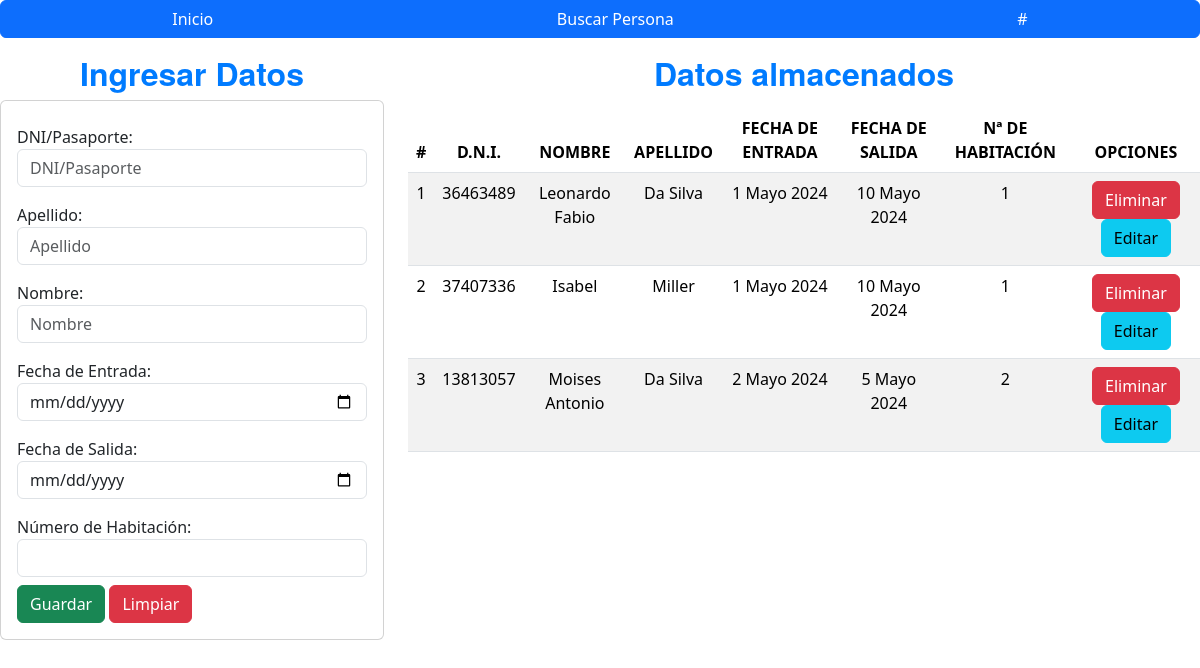
Before: / with the older database file.
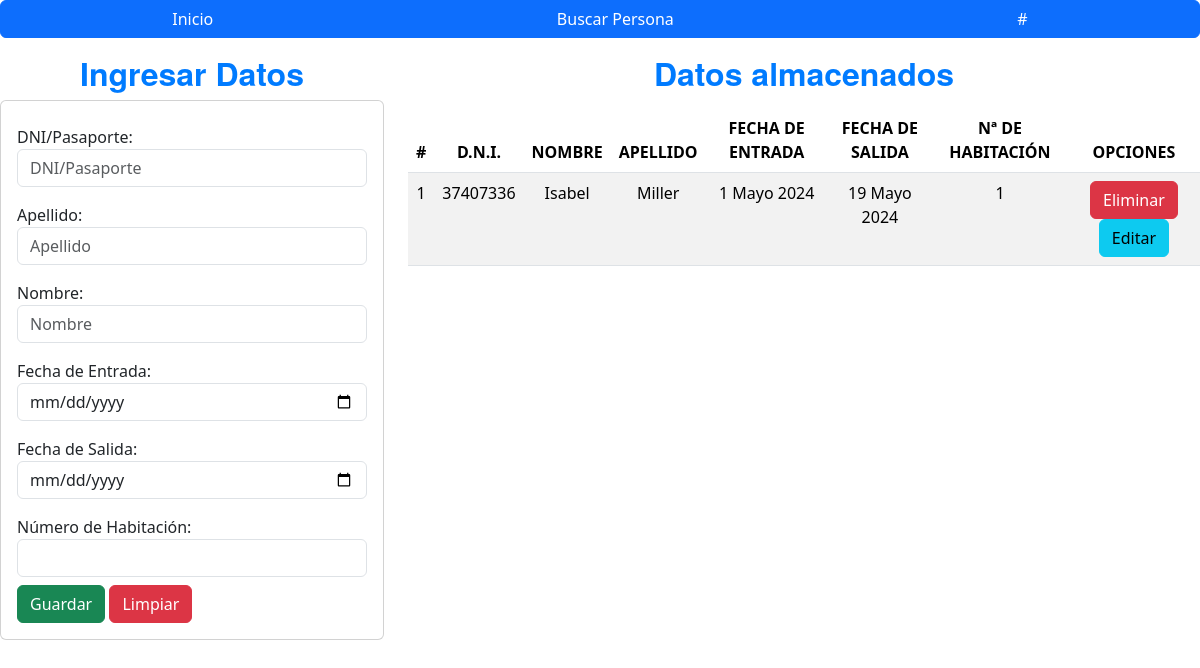
After: the same page with the newer database file.
### registrosABM/models.py (models this page shows, shortened)
class Persona(models.Model):
    nombre = models.CharField(max_length=50)
    apellido = models.CharField(max_length=8)
    dni_pasaporte = models.CharField(max_length=20)
    fecha_entrada = models.DateField(null=True, blank=True)
    fecha_salida = models.DateField(null=True, blank=True)
    numero_habitacion = models.PositiveIntegerField(null=True, blank=True)

### registrosABM/views.py (the view)
# urls.py: 2. Add a URL to urlpatterns:  path('', views.home, name='home')
def home(request):
    registrosListados = Persona.objects.all()
    return render(request, "registrosListados.html", {"registros": registrosListados})

### registrosABM/templates/registrosListados.html (shortened to what this page needs)
{% extends "./base.html" %}
{% block body %}
<div class="row">
    <div class="col-sm-12 col-md-6 col-lg-4 col-xl-4">
        <h2 style="text-align: center; font-family: 'Helvetica Neue', sans-serif; font-weight: bold; color: #007bff;">Ingresar Datos</h2>
        <div class="class card">
            <div class="card-body">
                <form action="/registrarPersona/" method="POST" id="registrarPersonaForm">
                    <div class="form-group py-2">
                        <label for="dni">DNI/Pasaporte:</label>
                        <input type="text" id="dni_pasaporte" name="dni_pasaporte" class="form-control" placeholder="DNI/Pasaporte" minlength="7" maxlength="8" required>
                    </div>
                    <div class="form-group py-2">
                        <label for="apellido">Apellido:</label>
                        <input type="text" id="apellido" name="apellido" class="form-control" placeholder="Apellido" maxlength="50" required>
                    </div>
                    <div class="form-group py-2">
                        <label for="nombre">Nombre:</label>
                        <input type="text" id="nombre" name="nombre" class="form-control" placeholder="Nombre" maxlength="50" required>
                    </div>
                    <div class="form-group py-2">
                        <label for="fecha_entrada">Fecha de Entrada:</label>
                        <input type="date" id="fecha_entrada" name="fecha_entrada" class="form-control" required>
                    </div>
                    <div class="form-group py-2">
                        <label for="fecha_salida">Fecha de Salida:</label>
                        <input type="date" id="fecha_salida" name="fecha_salida" class="form-control" required>
                    </div>
                    <div class="form-group py-2">
                        <label for="numero_habitacion">Número de Habitación:</label>
                        <input type="number" id="numero_habitacion" name="numero_habitacion" class="form-control" min="1" max="15" required>
                    </div>
                    <button type="submit" class="btn btn-success">Guardar</button>
                    <button type="reset" class="btn btn-danger">Limpiar</button>
                </form>
            </div>
        </div>
    </div>
    <div class="col-sm-12 col-md-6 col-lg-8 col-xl-8">
        <h2 style="text-align: center; font-family: 'Helvetica Neue', sans-serif; font-weight: bold; color: #007bff;">Datos almacenados</h2>
        <div class="class table-responsive py-2">
            <table class="table table-striped">
                <thead>
                    <tr>
                        <th style="text-align: center;">#</th>
                        <th style="text-align: center;">D.N.I.</th>
                        <th style="text-align: center;">NOMBRE</th>
                        <th style="text-align: center;">APELLIDO</th>
                        <th style="text-align: center;">FECHA DE ENTRADA</th>
                        <th id="fecha_salida" style="text-align: center;">FECHA DE SALIDA</th>
                        <th style="text-align: center;">Nª DE HABITACIÓN</th>
                        <th colspan="2" style="text-align: center;">OPCIONES</th>
                    </tr>
                </thead>
                <tbody>
                    {% for registro in registros %}
                    <tr>
                        <td style="text-align: center;">{{forloop.counter}}</td>
                        <td style="text-align: center;">{{registro.dni_pasaporte}}</td>
                        <td style="text-align: center;">{{registro.nombre}}</td>
                        <td style="text-align: center;">{{registro.apellido}}</td>
                        <td style="text-align: center;">{{registro.fecha_entrada}}</td>
                        <td style="text-align: center;">{{registro.fecha_salida}}</td>
                        <td style="text-align: center;">{{registro.numero_habitacion}}</td>
                        <td style="text-align: center;">
                            <a href="javascript:void(0);" onclick="confirmDelete('{{registro.dni_pasaporte}}')" class="btn btn-danger">Eliminar</a>
                            <a href="edicionPersona/{{registro.dni_pasaporte}}" class="btn btn-info">Editar</a>
                        </td>
                    </tr>
                    {% endfor %}
                </tbody>
            </table>
        </div>
    </div>
</div>
{% endblock body %}

### registrosABM/templates/base.html (shortened to what this page needs)
<!DOCTYPE html>
<html>
  <head>
    {% load static %}
    <link
      href="https://cdn.jsdelivr.net/npm/bootstrap@5.3.3/dist/css/bootstrap.min.css"
      rel="stylesheet"
    />
  </head>
  <body>
    <div class="btn-group btn-block col-sm-12 col-md-12 col-lg-12 col-xl-12">
      <a href="{% url 'home' %}" class="btn btn-primary" aria-current="page">Inicio</a>
      <a href="{% url 'buscar_resultados' %}" class="btn btn-primary" aria-current="page">Buscar Persona</a>
      <a href="#" class="btn btn-primary" aria-current="page">#</a>
    </div>
    <div class="py-3">
      {% block body %} {% endblock body %}
    </div>
  </body>
</html>

Changed rows visible on the page:
removed Persona: dni_pasaporte "36463489", nombre "Leonardo Fabio", apellido "Da Silva", fecha_entrada "1 Mayo 2024", fecha_salida "10 Mayo 2024", numero_habitacion "1"
removed Persona: dni_pasaporte "13813057", nombre "Moises Antonio", apellido "Da Silva", fecha_entrada "2 Mayo 2024", fecha_salida "5 Mayo 2024", numero_habitacion "2"
changed Persona "Isabel": fecha_salida "10 Mayo 2024" → "19 Mayo 2024"
